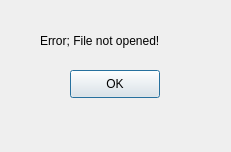
<?xml version="1.0" encoding="UTF-8"?>
<ui version="4.0">
 <class>Dialog</class>
 <widget class="QDialog" name="Dialog">
  <property name="geometry">
   <rect>
    <x>0</x>
    <y>0</y>
    <width>231</width>
    <height>152</height>
   </rect>
  </property>
  <property name="windowTitle">
   <string>Dialog</string>
  </property>
  <widget class="QLabel" name="label">
   <property name="geometry">
    <rect>
     <x>40</x>
     <y>20</y>
     <width>161</width>
     <height>41</height>
    </rect>
   </property>
   <property name="text">
    <string>Error; File not opened!</string>
   </property>
  </widget>
  <widget class="QPushButton" name="errorOkButton">
   <property name="geometry">
    <rect>
     <x>70</x>
     <y>70</y>
     <width>90</width>
     <height>28</height>
    </rect>
   </property>
   <property name="text">
    <string>OK</string>
   </property>
  </widget>
 </widget>
 <resources/>
 <connections/>
</ui>
